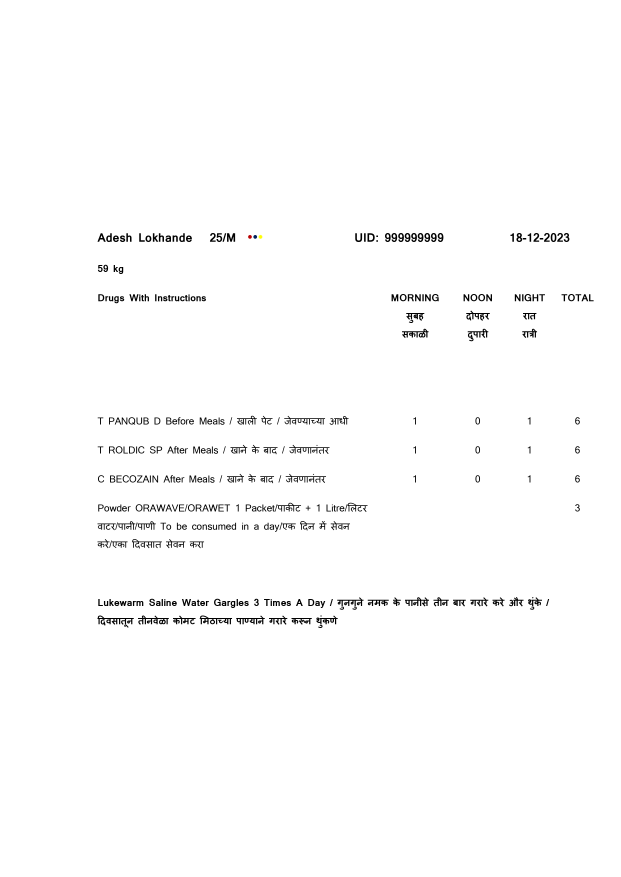
#> input picture clinic/clinic.jpg, 2481 x 3508 px (shown at 1/4 size)
$ python main.py
#> lines starting #> are read from the running program, lines starting #| are printed output that depends on the picture
from PIL import Image
from PIL import ImageDraw
from PIL import ImageFont


img = Image.open('clinic.jpg')
#> img is the input picture: PIL image 2481x3508 RGB; mean R, G, B 251.7, 251.7, 251.7
def txt(text, x,y, lan):
    global img
    txt = ImageDraw.Draw(img)
    if(lan=="eng"):
        myFont = ImageFont.truetype('bb.otf', 42)
    if(lan=="hin"):
        myFont = ImageFont.truetype('HIMALAYA.TTF', 42)
    txt.text((x, y), text, font = myFont, fill =(255, 0, 0))


txt("Aadesh Lokhande", 390, 925, "eng")
txt("25/M", 850, 925, "eng")
txt("UID : 999999999", 1430, 925,"eng")
txt("18 - 12 - 2023", 2030, 925, "eng")

txt("59 KG",390, 1050, "eng")
txt("Drugs With Intructions",390, 1170, "eng")
txt("MORNING      NOON       NIGHT    TOTAL",1560, 1170, "eng")
txt('  ;"ax     b.]kx/    /.t',1560, 1250, "hin")
txt('  ;s.U+0     b.]kx/   /.t',1560, 1320, "hin")


txt("T PANQUB D Before Meals / khali pet", 390, 1660, "eng")
txt("1                     0                1                6", 1650, 1660, "eng")

txt("T PANQUB D Before Meals / khali pet", 390, 1770, "eng")
txt("1                     0                1                6", 1650, 1770, "eng")

txt("T PANQUB D Before Meals / khali pet", 390, 1890, "eng")
txt("1                     0                1                6", 1650, 1890, "eng")
img.save(f"done.png")
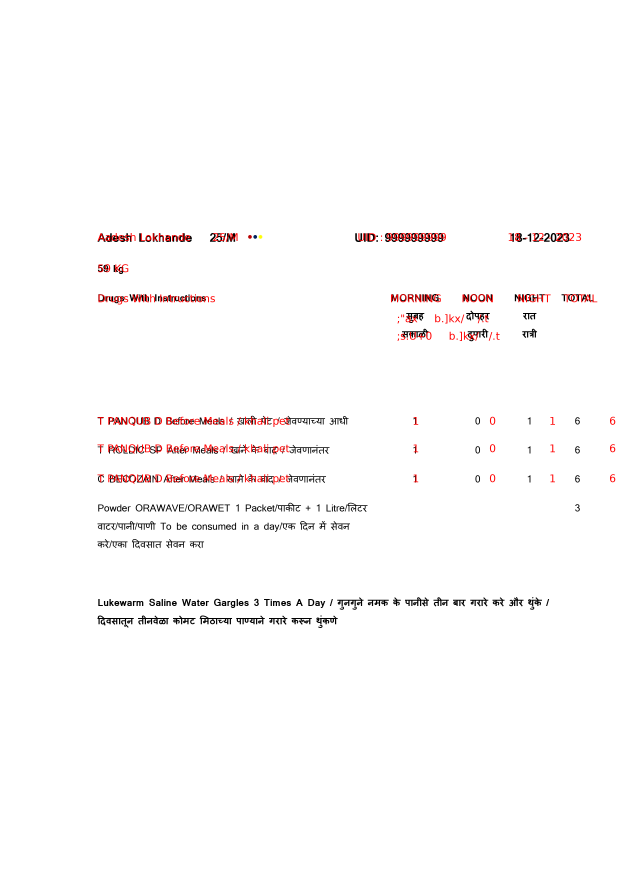
#> saved as done.png: PIL image 2481x3508 RGB (shown at 1/4 size); mean R, G, B 252.1, 250.7, 250.7
